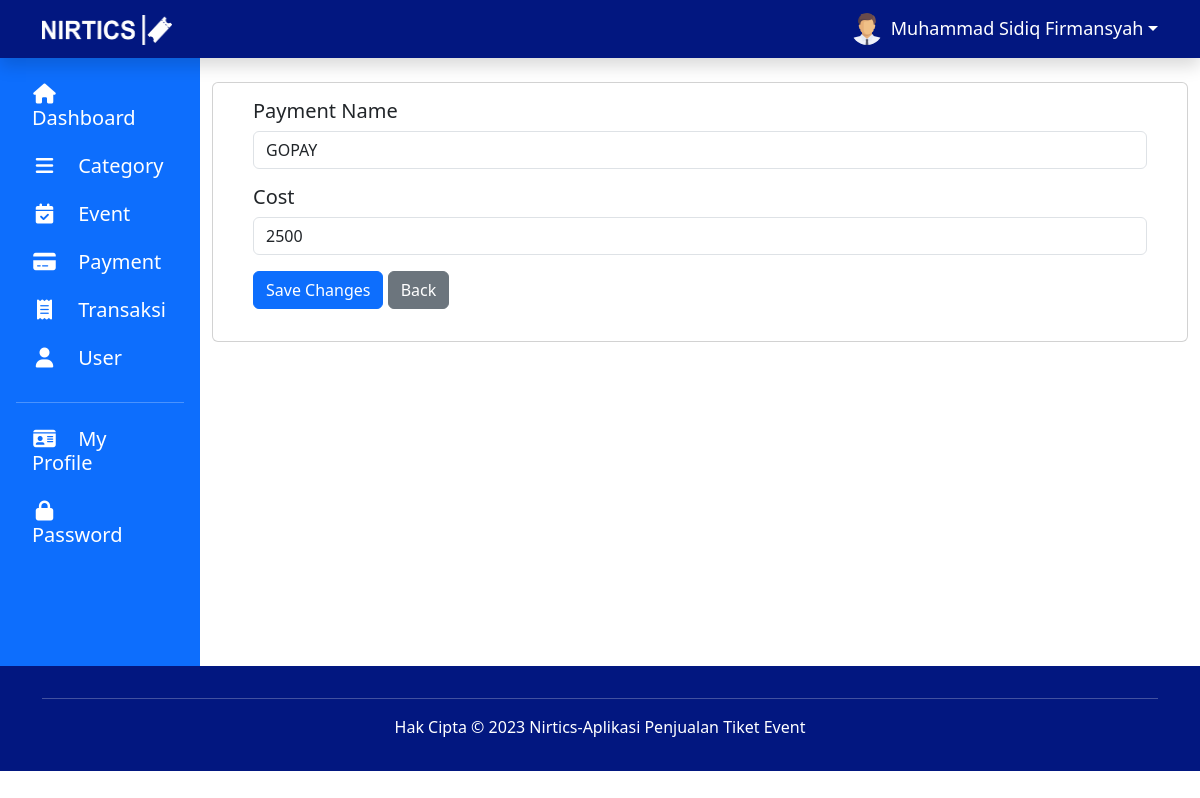
Screenshot of /admin/paymentEdit.php?id_metode=1 (signed in) with the database file from the repository.
### tables this page shows
CREATE TABLE `user` (
  `id_user` int(5) NOT NULL,
  `fullname` varchar(100) NOT NULL,
  `username` varchar(100) NOT NULL,
  `email` varchar(100) NOT NULL,
  `no_hp` varchar(15) DEFAULT NULL,
  `foto` varchar(100) DEFAULT 'default.png',
  `password` varchar(100) NOT NULL,
  `date_join` datetime DEFAULT NULL,
  `level` enum('admin','user') DEFAULT NULL
);

CREATE TABLE `metode_pembayaran` (
  `id_metode` int(5) NOT NULL,
  `nama` varchar(100) NOT NULL,
  `biaya` decimal(10,0) NOT NULL
);

### admin/paymentEdit.php (the view, shortened to what this page needs)
<?php
$id = $_SESSION['id'];
if (!empty($_SESSION['status'])) {
    include "layout/header.php";
?>
    <main>
        <div class="container-fluid" style="min-height: 76vh;">
            <div class="row" text-center mb-3>
                <?php include "sidebar.php" ?>
                <div class="col-lg-10 mt-4">
                    <?php
                    include "../lib/koneksi.php";
                    $id_metode = $_GET['id_metode'];
                    $sql = "SELECT * FROM metode_pembayaran where id_metode=$id_metode;";
                    $result = mysqli_query($link, $sql);
                    $data = mysqli_fetch_assoc($result);
                    ?>
                    <div class="container">
                        <div class="row">
                            <div class="card mb-3">
                                <div class="card-body">
                                    <div class="container">
                                        <div class="row">
                                            <form method="POST" action="paymentEditAct.php">
                                                <div class="mb-3">
                                                    <label for="nama" class="form-label">
                                                        <h5 class="m-0">Payment Name</h5>
                                                    </label>
                                                    <input type="text" class="form-control" id="nama" name="nama" value="<?php echo $data['nama']; ?>" required>
                                                </div>
                                                <div class="mb-3">
                                                    <label for="biaya" class="form-label">
                                                        <h5 class="m-0">Cost</h5>
                                                    </label>
                                                    <input type="text" class="form-control" id="biaya" name="biaya" value="<?php echo $data['biaya']; ?>" required>
                                                </div>
                                                <div class="text-start mt-3 mb-3">
                                                    <button type="submit" class="btn btn-primary">Save Changes</button>
                                                    <a href="payment.php" class="btn btn-secondary">Back</a>
                                                </div>
                                            </form>
                                        </div>
                                    </div>
                                </div>
                            </div>
                        </div>
                    </div>
                </div>
            </div>
        </div>
    </main>
<?php
    include "layout/footer.php";
} else {
    header('Location: ../login.php');
}
?>

### admin/layout/header.php (shortened to what this page needs)
<!DOCTYPE html>
<html lang="en">
<head>
    <link rel="stylesheet" href="layout/stylesheet.css" type="text/css" />
    <link rel="stylesheet" link href="https://cdn.jsdelivr.net/npm/bootstrap@5.3.0/dist/css/bootstrap.min.css">
    <link rel="stylesheet" href="https://cdnjs.cloudflare.com/ajax/libs/font-awesome/6.4.0/css/all.min.css">
</head>
<body>
    <header>
        <?php include "../lib/koneksi.php";
        $query = mysqli_query($link, "SELECT * FROM user where id_user = '$id'");
        $data = mysqli_fetch_assoc($query);
        ?>
        <nav class="navbar navbar-expand-lg navbar-dark shadow">
            <div class="container">
                <a class="navbar-brand col-ms-3" href="dashboard.php">
                    <img src="../assets/logo.png" width="130" height="30">
                </a>
                <div class="collapse navbar-collapse justify-content-end" id="navbarNav">
                    <ul class="navbar-nav">
                        <li class="nav-item my-auto">
                            <div class="dropdown">
                                <a href="#" class="d-flex align-items-center text-white text-decoration-none dropdown-toggle" id="avatar" data-bs-toggle="dropdown" aria-expanded="false">
                                    <img src="../assets/<?php echo $data['foto'] ?>" alt="" width="32" height="32" class="rounded-circle me-2">
                                    <?php echo $data['fullname'] ?>
                                </a>
                            </div>
                        </li>
                    </ul>
                </div>
            </div>
        </nav>
    </header>

### admin/layout/stylesheet.css (style rules this page uses)
.navbar { background-color: #021780; font-size: large; font-weight: 400; }
.navbar .nav-item { padding-left: 1rem; }
.btn { position: relative; }

### admin/layout/header.php (style rules this page uses)
body { font-family: 'Segoe UI', sans-serif; }

### rows the page displays
user: foto (placeholder picture), fullname "Muhammad Sidiq Firmansyah"
metode_pembayaran: nama "GOPAY", biaya "2500"
